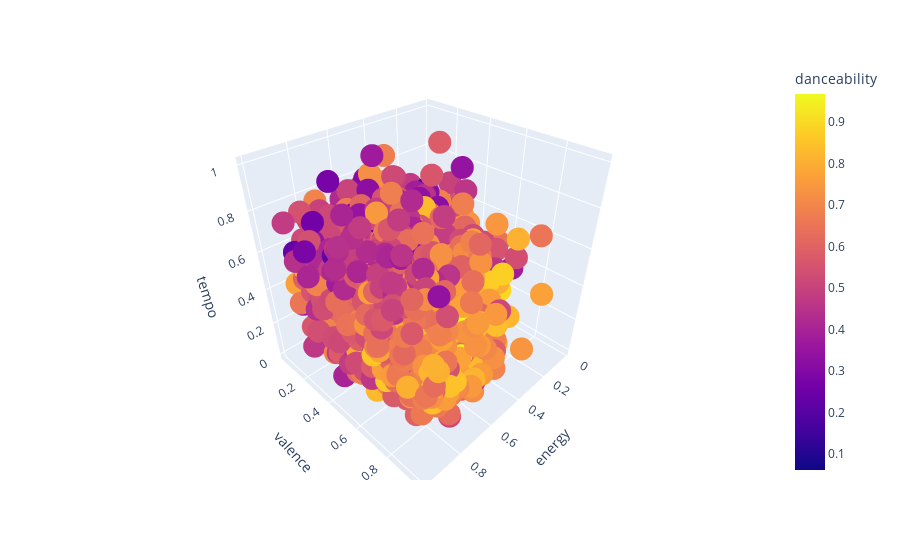

The code cell stored with this chart in its notebook:
### Code cell
# Plot library
px.scatter_3d(df,
              x = "energy",
              y = "valence",
              z = "tempo",
              color = "danceability")

### Figure 1 — Plotly figure (JSON) as saved in the notebook; plotly's stock layout.template omitted (floating-point values rounded to 4 significant figures; data arrays with more than 128 entries replaced by an {"elided": "..."} marker saying what was removed)
{"data": [{"hovertemplate": "energy=%{x}<br>valence=%{y}<br>tempo=%{z}<br>danceability=%{marker.color}<extra></extra>", "legendgroup": "", "marker": {"color": {"elided": "2137 float values"}, "coloraxis": "coloraxis", "symbol": "circle"}, "mode": "markers", "name": "", "scene": "scene", "showlegend": false, "type": "scatter3d", "x": {"elided": "2137 float values"}, "y": {"elided": "2137 float values"}, "z": {"elided": "2137 float values"}}], "layout": {"coloraxis": {"colorbar": {"title": {"text": "danceability"}}, "colorscale": [[0, "#0d0887"], [0.1111, "#46039f"], [0.2222, "#7201a8"], [0.3333, "#9c179e"], [0.4444, "#bd3786"], [0.5556, "#d8576b"], [0.6667, "#ed7953"], [0.7778, "#fb9f3a"], [0.8889, "#fdca26"], [1, "#f0f921"]]}, "legend": {"tracegroupgap": 0}, "margin": {"t": 60}, "scene": {"domain": {"x": [0, 1], "y": [0, 1]}, "xaxis": {"title": {"text": "energy"}}, "yaxis": {"title": {"text": "valence"}}, "zaxis": {"title": {"text": "tempo"}}}}}
